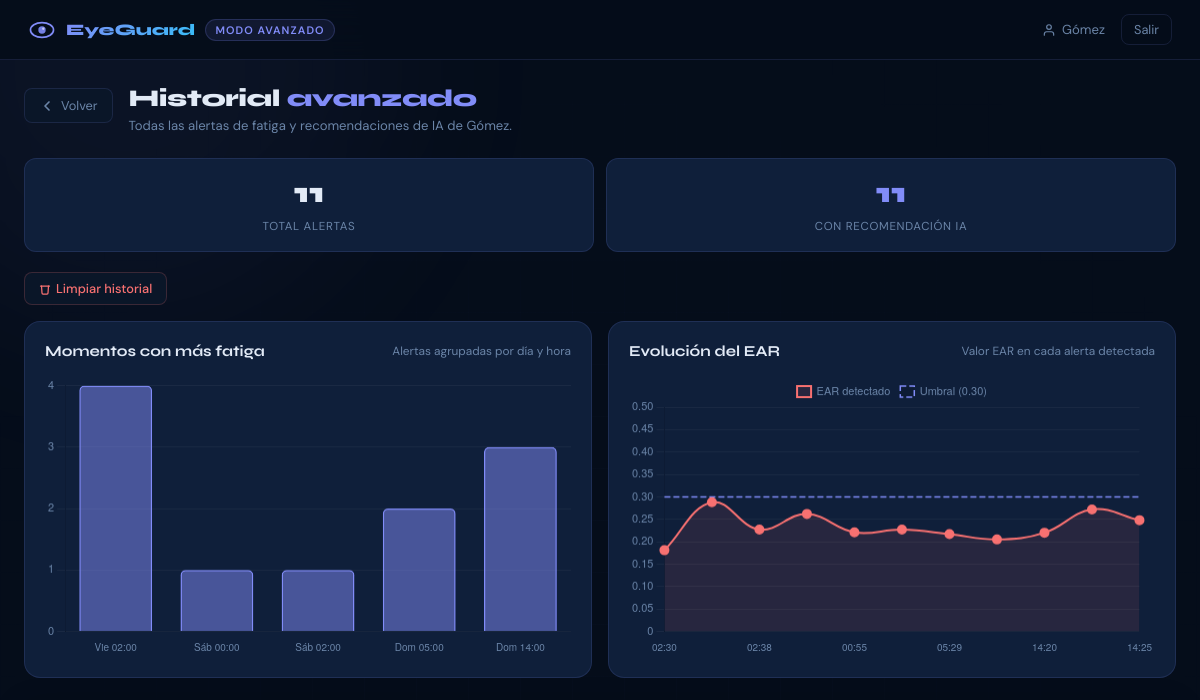
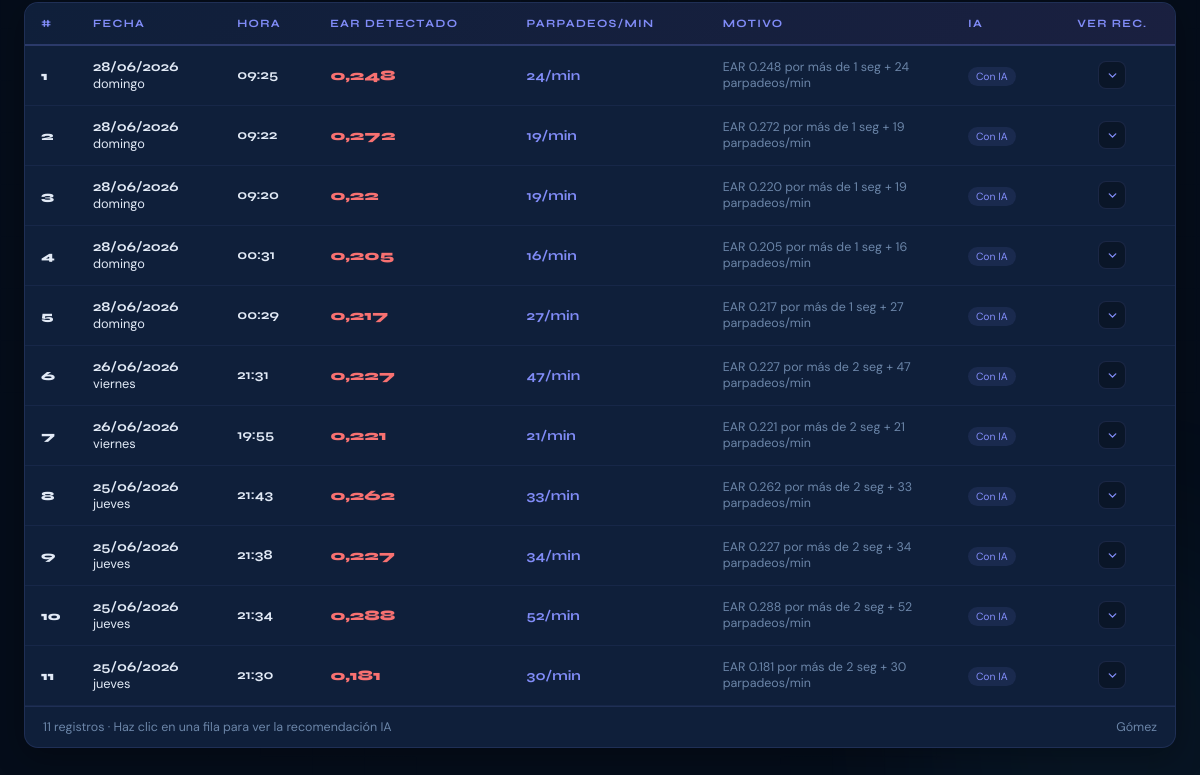
The page /dashboard/avanzado/historial/ (signed in) on the database as committed earlier (2 pictures, top to bottom).
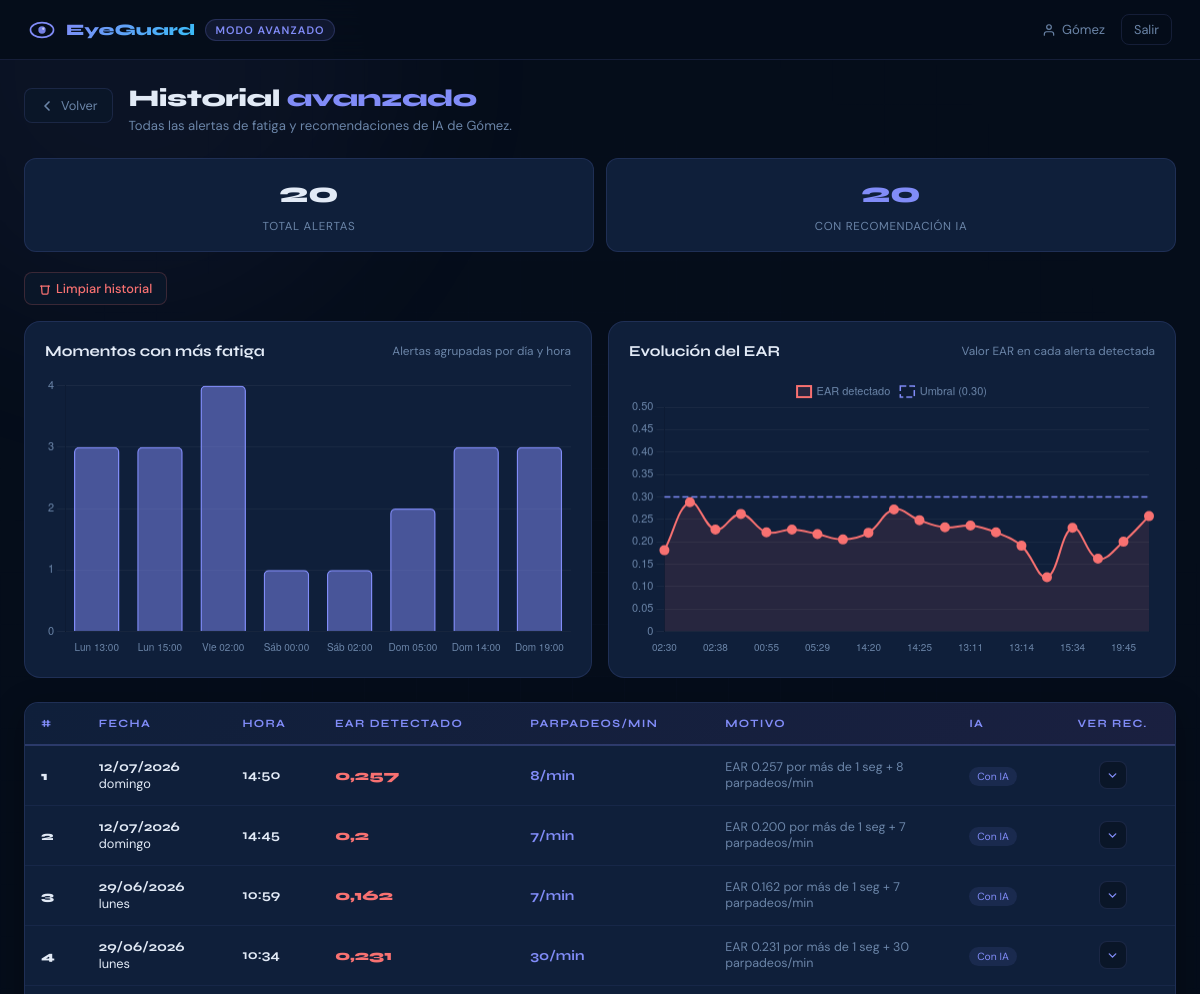
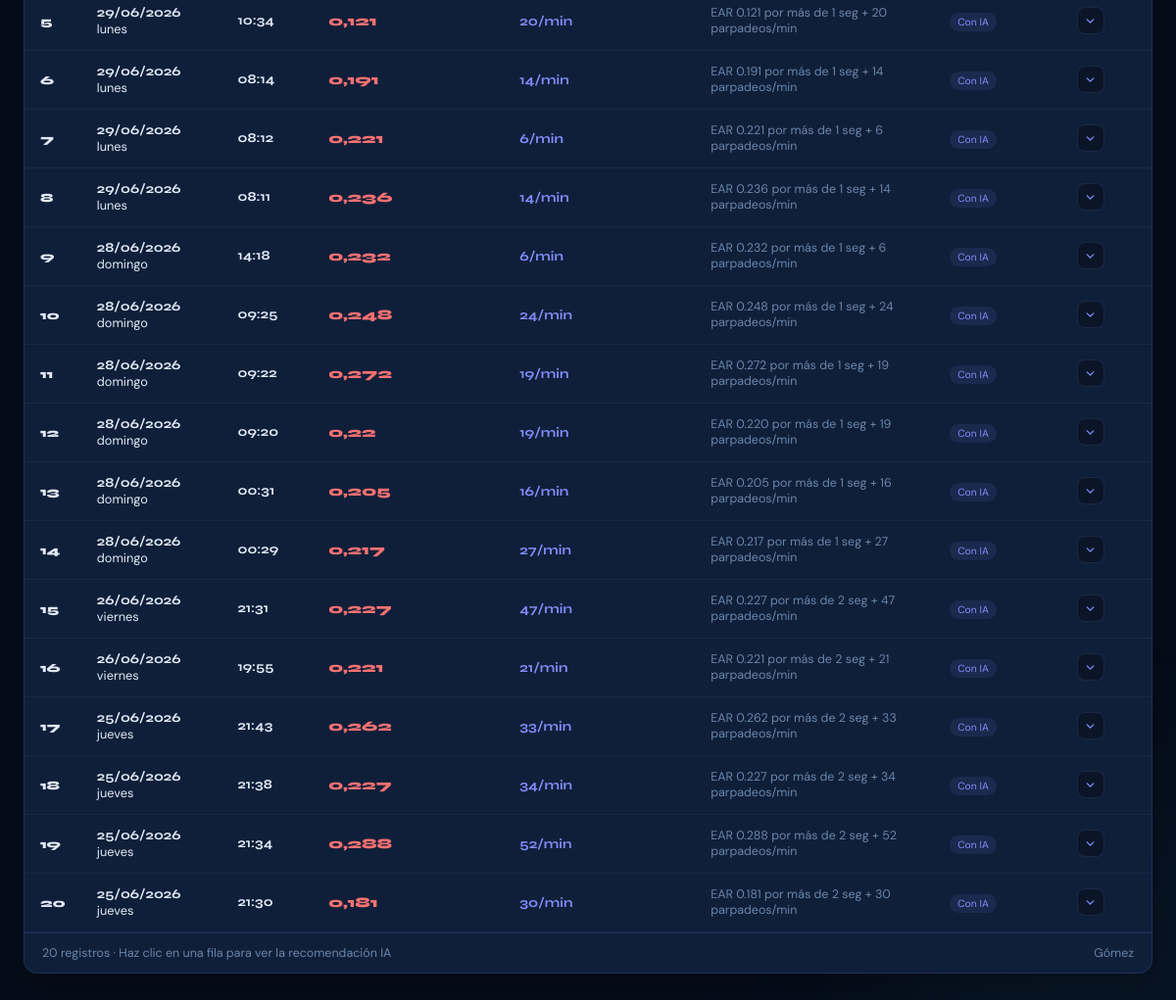
The same page on the database as committed later (2 pictures, top to bottom).
### core/models.py (models this page shows, shortened)
class Usuario(models.Model):
    nombre         = models.CharField(max_length=40, unique=True)
    password       = models.CharField(max_length=255)
    gemini_api_key = models.CharField(max_length=200, blank=True, default='')
    creado_en      = models.DateTimeField(auto_now_add=True)
    class Meta:
        verbose_name = 'Usuario'
        verbose_name_plural = 'Usuarios'

class HistorialAlerta(models.Model):
    TIPO_CHOICES = [
        ('preset',   'Predeterminada'),
        ('custom',   'Personalizada'),
        ('avanzado', 'Modo Avanzado'),
    ]
    usuario          = models.ForeignKey(Usuario, on_delete=models.CASCADE, related_name='historial')
    protocolo        = models.CharField(max_length=100)
    mensaje          = models.CharField(max_length=255)
    tipo             = models.CharField(max_length=10, choices=TIPO_CHOICES)
    completada       = models.BooleanField(default=False)
    ear_valor        = models.FloatField(null=True, blank=True)
    parpadeos_minuto = models.IntegerField(null=True, blank=True)
    recomendacion_ia = models.TextField(blank=True, default='')
    creado_en        = models.DateTimeField(auto_now_add=True)
    class Meta:
        ordering = ['-creado_en']
        verbose_name = 'Alerta'
        verbose_name_plural = 'Historial de alertas'

### core/views.py (the view)
# urls.py: path('dashboard/avanzado/historial/',     views.historial_avanzado,      name='historial_avanzado'),
def historial_avanzado(request):
    import json
    usuario, err = _get_usuario_avanzado(request)
    if err:
        return err
    if request.method == 'POST' and request.POST.get('action') == 'limpiar':
        HistorialAlerta.objects.filter(usuario=usuario, tipo='avanzado').delete()
        return redirect('historial_avanzado')
    alertas           = HistorialAlerta.objects.filter(usuario=usuario, tipo='avanzado')
    total             = alertas.count()
    con_recomendacion = alertas.exclude(recomendacion_ia='').count()
    try:
        DIAS = ['Lun', 'Mar', 'Mié', 'Jue', 'Vie', 'Sáb', 'Dom']
        conteo_dia_hora = {}
        for alerta in alertas:
            try:
                dia  = DIAS[alerta.creado_en.weekday()]
                hora = alerta.creado_en.hour
                key  = f"{dia} {hora:02d}:00"
            except Exception:
                continue
            conteo_dia_hora[key] = conteo_dia_hora.get(key, 0) + 1
        def sort_key(k):
            partes = k.split()
            dia_idx = DIAS.index(partes[0]) if partes[0] in DIAS else 7
            hora_val = int(partes[1].split(':')[0]) if len(partes) > 1 else 0
            return (dia_idx, hora_val)
        claves_ordenadas = sorted(conteo_dia_hora.keys(), key=sort_key)
        horas_labels = json.dumps(claves_ordenadas)
        horas_data   = json.dumps([conteo_dia_hora[k] for k in claves_ordenadas])
    except Exception:
        horas_labels = json.dumps([])
        horas_data   = json.dumps([])
    try:
        alertas_ear = list(alertas.exclude(ear_valor__isnull=True).order_by('creado_en'))
        ear_labels  = json.dumps([a.creado_en.strftime('%H:%M') for a in alertas_ear])
        ear_data    = json.dumps([round(float(a.ear_valor), 3) for a in alertas_ear])
    except Exception:
        ear_labels = json.dumps([])
        ear_data   = json.dumps([])
    return render(request, 'historial_avanzado.html', {
        'usuario':           usuario,
        'alertas':           alertas,
        'total':             total,
        'con_recomendacion': con_recomendacion,
        'horas_labels':      horas_labels,
        'horas_data':        horas_data,
        'ear_labels':        ear_labels,
        'ear_data':          ear_data,
    })

### core/views.py (called while the page is built)
def _get_usuario_avanzado(request):
    usuario_id = request.session.get('usuario_id')
    if not usuario_id:
        return None, redirect('inicio')
    try:
        return Usuario.objects.get(pk=usuario_id), None
    except Usuario.DoesNotExist:
        request.session.flush()
        return None, redirect('inicio')

### core/templates/historial_avanzado.html (shortened to what this page needs)
{% load static %}
<!DOCTYPE html>
<html lang="es">
<head>
  <link rel="stylesheet" href="{% static 'css/dashboard_avanzado.css' %}"/>
</head>
<body>
  <header class="topbar">
    <div class="topbar-left">
      <div class="eye-mini">
        <svg viewBox="0 0 34 34" fill="none">
          <ellipse cx="17" cy="17" rx="14" ry="9" stroke="#818cf8" stroke-width="2" stroke-linecap="round"/>
          <circle cx="17" cy="17" r="4.5" fill="#818cf8" opacity=".9"/>
          <circle cx="18.5" cy="15.5" r="1.4" fill="white" opacity=".6"/>
        </svg>
      </div>
      <span class="topbar-brand">EyeGuard</span>
      <span class="topbar-badge">Modo Avanzado</span>
    </div>
    <div class="topbar-right">
      <span class="topbar-user">
        <svg width="14" height="14" viewBox="0 0 24 24" fill="none" stroke="currentColor" stroke-width="2" stroke-linecap="round" stroke-linejoin="round"><path d="M20 21v-2a4 4 0 0 0-4-4H8a4 4 0 0 0-4 4v2"/><circle cx="12" cy="7" r="4"/></svg>
        {{ usuario.nombre }}
      </span>
      <a href="{% url 'salir' %}" class="btn-exit">Salir</a>
    </div>
  </header>
  <main class="main">
    <div class="section-header">
      <a href="{% url 'dashboard_avanzado' %}" class="btn-back">
        <svg width="16" height="16" viewBox="0 0 24 24" fill="none" stroke="currentColor" stroke-width="2.5" stroke-linecap="round" stroke-linejoin="round"><polyline points="15 18 9 12 15 6"/></svg>
        Volver
      </a>
      <div>
        <h2 class="section-title">Historial <span class="c-violet">avanzado</span></h2>
        <p class="section-sub">Todas las alertas de fatiga y recomendaciones de IA de {{ usuario.nombre }}.</p>
      </div>
    </div>
    <div class="stats-row-adv">
      <div class="stat-box-adv">
        <span class="stat-num-adv">{{ total }}</span>
        <span class="stat-label-adv">Total alertas</span>
      </div>
      <div class="stat-box-adv">
        <span class="stat-num-adv violet">{{ con_recomendacion }}</span>
        <span class="stat-label-adv">Con recomendación IA</span>
      </div>
    </div>
    <div class="hist-filters">
      <form method="POST" style="margin:0">
        <button type="submit" class="filter-btn danger"
                onclick="return confirm('¿Eliminar todo el historial avanzado?')">
          <svg width="12" height="12" viewBox="0 0 24 24" fill="none" stroke="currentColor" stroke-width="2.5" stroke-linecap="round" stroke-linejoin="round"><polyline points="3 6 5 6 21 6"/><path d="M19 6l-1 14a2 2 0 0 1-2 2H8a2 2 0 0 1-2-2L5 6"/></svg>
          Limpiar historial
        </button>
      </form>
    </div>
    {% if alertas %}
    <div class="charts-grid">
      <div class="card chart-card-hist">
        <div class="card-header">
          <h3>Momentos con más fatiga</h3>
          <span class="chart-sub">Alertas agrupadas por día y hora</span>
        </div>
        <canvas id="chartHoras" height="160"></canvas>
      </div>
      <div class="card chart-card-hist">
        <div class="card-header">
          <h3>Evolución del EAR</h3>
          <span class="chart-sub">Valor EAR en cada alerta detectada</span>
        </div>
        <canvas id="chartEAR" height="160"></canvas>
      </div>
    </div>
    {% endif %}
    <div class="tabla-wrap-adv">
      <table class="tabla-adv">
        <thead>
          <tr>
            <th>#</th>
            <th>Fecha</th>
            <th>Hora</th>
            <th>EAR detectado</th>
            <th>Parpadeos/min</th>
            <th>Motivo</th>
            <th>IA</th>
            <th>Ver rec.</th>
          </tr>
        </thead>
        <tbody>
          {% if alertas %}
            {% for alerta in alertas %}
            <tr class="fila-principal" onclick="toggleIA({{ forloop.counter }})">
              <td class="td-num-adv">{{ forloop.counter }}</td>
              <td class="td-fecha-adv">
                <strong>{{ alerta.creado_en|date:"d/m/Y" }}</strong>
                {{ alerta.creado_en|date:"l" }}
              </td>
              <td class="td-fecha-adv">
                <strong>{{ alerta.creado_en|date:"H:i" }}</strong>
              </td>
              <td>
                {% if alerta.ear_valor %}
                  <span class="td-ear">{{ alerta.ear_valor }}</span>
                {% else %}
                  <span style="color:var(--muted)">—</span>
                {% endif %}
              </td>
              <td>
                {% if alerta.parpadeos_minuto %}
                  <span class="td-parp">{{ alerta.parpadeos_minuto }}/min</span>
                {% else %}
                  <span style="color:var(--muted)">—</span>
                {% endif %}
              </td>
              <td style="font-size:.78rem;color:var(--muted);max-width:200px;">{{ alerta.mensaje|truncatechars:60 }}</td>
              <td>
                {% if alerta.recomendacion_ia %}
                  <span class="badge-con-ia">Con IA</span>
                {% else %}
                  <span class="badge-sin-ia">Sin IA</span>
                {% endif %}
              </td>
              <td class="td-expand">
                {% if alerta.recomendacion_ia %}
                <button class="btn-expand" id="btn-{{ forloop.counter }}" onclick="event.stopPropagation(); toggleIA({{ forloop.counter }})">
                  <svg width="13" height="13" viewBox="0 0 24 24" fill="none" stroke="currentColor" stroke-width="2.5" stroke-linecap="round" stroke-linejoin="round"><polyline points="6 9 12 15 18 9"/></svg>
                </button>
                {% else %}
                <span style="color:var(--muted);font-size:.7rem">—</span>
                {% endif %}
              </td>
            </tr>
            {% endfor %}
          {% endif %}
        </tbody>
      </table>
      {% if alertas %}
      <div class="tabla-footer-adv">
        <span>{{ alertas|length }} registro{{ alertas|length|pluralize }} · Haz clic en una fila para ver la recomendación IA</span>
        <span>{{ usuario.nombre }}</span>
      </div>
      {% endif %}
    </div>
  </main>
</body>
</html>

### core/static/css/dashboard_avanzado.css (style rules this page uses)
:root { --bg: #050d1a; --surface: #0a1628; --card: #0f1f3a; --border: rgba(129,140,248,0.14); --accent: #38bdf8; --violet: #818cf8; --green: #34d399; --red: #f87171; --warn: #fbbf24; --text: #e2eaf6; --muted: #6b85a8; --radius: 16px; }
*, *::before, *::after { box-sizing: border-box; margin: 0; padding: 0; }
body { font-family: 'DM Sans', sans-serif; background: var(--bg); color: var(--text); min-height: 100vh; overflow-x: hidden; }
.topbar { position:sticky;top:0;z-index:100;display:flex;align-items:center;justify-content:space-between;padding:0 28px;height:60px;background:rgba(5,13,26,.88);backdrop-filter:blur(16px);border-bottom:1px solid var(--border); }
.topbar-left { display:flex;align-items:center;gap:10px; }
.eye-mini { width:28px;height:28px;display:flex;align-items:center;justify-content:center; }
.eye-mini svg { width:100%;height:100%; }
.topbar-brand { font-family:'Syne',sans-serif;font-weight:800;font-size:1rem;background:linear-gradient(135deg,var(--violet),var(--accent));-webkit-background-clip:text;-webkit-text-fill-color:transparent;background-clip:text; }
.topbar-badge { font-size:.68rem;font-weight:600;letter-spacing:.1em;text-transform:uppercase;padding:3px 9px;border-radius:20px;background:rgba(129,140,248,.1);color:var(--violet);border:1px solid rgba(129,140,248,.2); }
.topbar-right { display:flex;align-items:center;gap:16px; }
.topbar-user { display:flex;align-items:center;gap:6px;font-size:.82rem;color:var(--muted); }
.btn-exit { display:flex;align-items:center;gap:5px;font-size:.8rem;color:var(--muted);text-decoration:none;padding:6px 12px;border-radius:8px;border:1px solid var(--border);transition:color .2s,border-color .2s; }
.main { position:relative;z-index:1;padding:24px 24px 60px;max-width:1200px;margin:0 auto; }
.card { background:var(--card);border:1.5px solid var(--border);border-radius:var(--radius);padding:20px; }
.card-header { display:flex;align-items:center;justify-content:space-between;margin-bottom:16px; }
.card-header h3 { font-family:'Syne',sans-serif;font-size:.95rem;font-weight:700;display:flex;align-items:center;gap:8px; }
.section-header { display:flex;align-items:flex-start;gap:16px;margin-bottom:24px; }
.section-title { font-family:'Syne',sans-serif;font-size:1.5rem;font-weight:800;letter-spacing:-.02em; }
.c-violet { color:var(--violet); }
.section-sub { font-size:.82rem;color:var(--muted);margin-top:4px; }
.btn-back { display:flex;align-items:center;gap:6px;font-size:.8rem;color:var(--muted);background:var(--surface);border:1px solid var(--border);border-radius:8px;padding:8px 14px;cursor:pointer;text-decoration:none;white-space:nowrap;flex-shrink:0;margin-top:4px;transition:color .2s,border-color .2s; }
.stats-row-adv { display:grid;grid-template-columns:repeat(2,1fr);gap:12px;margin-bottom:20px; }
.stat-box-adv { background:var(--card);border:1.5px solid var(--border);border-radius:12px;padding:16px;text-align:center; }
.stat-num-adv { display:block;font-family:'Syne',sans-serif;font-size:1.8rem;font-weight:800;margin-bottom:4px; }
.stat-num-adv.violet { color:var(--violet); }
.stat-label-adv { font-size:.72rem;color:var(--muted);text-transform:uppercase;letter-spacing:.06em; }
.hist-filters { display:flex;gap:8px;margin-bottom:16px; }
.filter-btn { display:inline-flex;align-items:center;gap:5px;padding:7px 14px;border-radius:8px;border:1.5px solid var(--border);background:var(--surface);color:var(--muted);font-family:'DM Sans',sans-serif;font-size:.8rem;font-weight:500;cursor:pointer;transition:all .2s; }
.filter-btn.danger { color:#f87171;border-color:rgba(248,113,113,.2); }
.charts-grid { display: grid; grid-template-columns: 1fr 1fr; gap: 16px; margin-bottom: 24px; }
.chart-card-hist { padding: 20px; }
.chart-sub { font-size: .74rem; color: var(--muted); }

Rows that differ between the two databases and show on the page:
added HistorialAlerta: creado_en "12/07/2026", creado_en "domingo", creado_en "14:50", ear_valor "0,257", parpadeos_minuto "8", mensaje "EAR 0.257 por más de 1 seg + 8 parpadeos/min", shows "Con IA"
added HistorialAlerta: creado_en "12/07/2026", creado_en "domingo", creado_en "14:45", ear_valor "0,2", parpadeos_minuto "7", mensaje "EAR 0.200 por más de 1 seg + 7 parpadeos/min", shows "Con IA"
added HistorialAlerta: creado_en "29/06/2026", creado_en "lunes", creado_en "10:59", ear_valor "0,162", parpadeos_minuto "7", mensaje "EAR 0.162 por más de 1 seg + 7 parpadeos/min", shows "Con IA"
added HistorialAlerta: creado_en "29/06/2026", creado_en "lunes", creado_en "10:34", ear_valor "0,231", parpadeos_minuto "30", mensaje "EAR 0.231 por más de 1 seg + 30 parpadeos/min", shows "Con IA"
added HistorialAlerta: creado_en "29/06/2026", creado_en "lunes", creado_en "10:34", ear_valor "0,121", parpadeos_minuto "20", mensaje "EAR 0.121 por más de 1 seg + 20 parpadeos/min", shows "Con IA"
added HistorialAlerta: creado_en "29/06/2026", creado_en "lunes", creado_en "08:14", ear_valor "0,191", parpadeos_minuto "14", mensaje "EAR 0.191 por más de 1 seg + 14 parpadeos/min", shows "Con IA"
added HistorialAlerta: creado_en "29/06/2026", creado_en "lunes", creado_en "08:12", ear_valor "0,221", parpadeos_minuto "6", mensaje "EAR 0.221 por más de 1 seg + 6 parpadeos/min", shows "Con IA"
added HistorialAlerta: creado_en "29/06/2026", creado_en "lunes", creado_en "08:11", ear_valor "0,236", parpadeos_minuto "14", mensaje "EAR 0.236 por más de 1 seg + 14 parpadeos/min", shows "Con IA"
added HistorialAlerta: creado_en "28/06/2026", creado_en "domingo", creado_en "14:18", ear_valor "0,232", parpadeos_minuto "6", mensaje "EAR 0.232 por más de 1 seg + 6 parpadeos/min", shows "Con IA"
Other text that changed with them:
{{ total }}: "11" → "20"
{{ con_recomendacion }}: "11" → "20"
chart data {{ horas_data|default:"[]"|safe }}: [4, 1, 1, 2, 3] → [3, 3, 4, 1, 1, 2, 3, 3]
chart data {{ ear_labels|default:"[]"|safe }}: ["02:30", "02:34", "02:38", "02:43", "00:55", "02:31", "05:29", "05:31", "14:20", "14:22", "14:25"] → ["02:30", "02:34", "02:38", "02:43", "00:55", "02:31", "05:29", "05:31", "14:20", "14:22", "14:25", "19:18", "13:11", "13:12", "13:14", "15:34", "15:34", "15:59", "19:45", "19:50"]
{{ alertas|length }}: "11" → "20"
